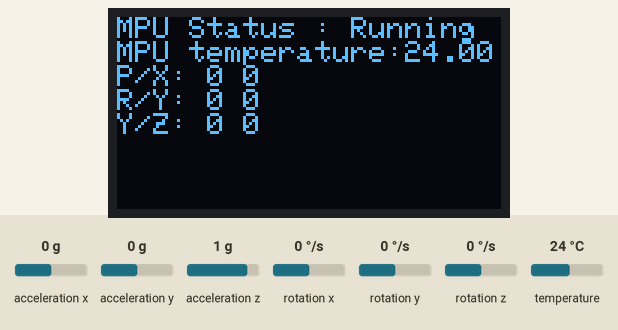
A sketch run on a simulated Arduino Uno, built with avr-gcc and run on an emulated ATmega328P. Shown: 128×64 one-colour display. The test bench sets the inputs (shaded band); at power-on: rotation z 0 °/s, acceleration x 0 g, acceleration y 0 g, acceleration z 1 g, temperature 24 °C, rotation x 0 °/s, rotation y 0 °/s.

Above: at 7.2 s.
7.3 s: rotation z set to -192 °/s
At 7.35 s:
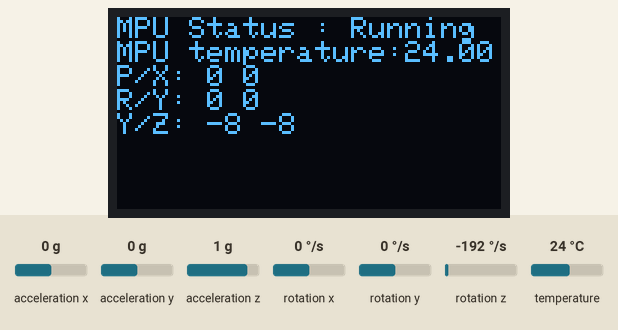
8.8 s: acceleration x set to -1.4 g
At 8.85 s:
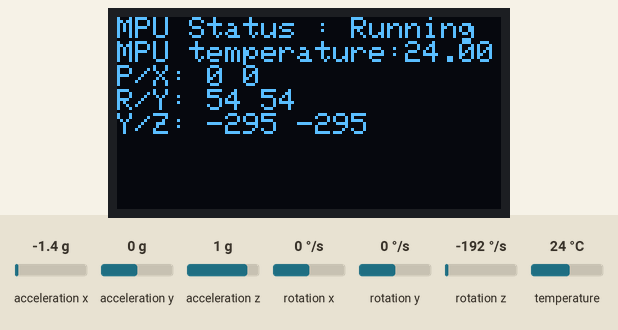
10.3 s: acceleration y set to -1.4 g
At 10.37 s:
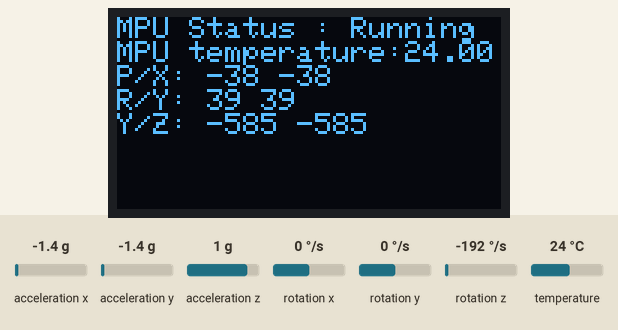
11.8 s: rotation z set to 0 °/s
At 13.0 s:
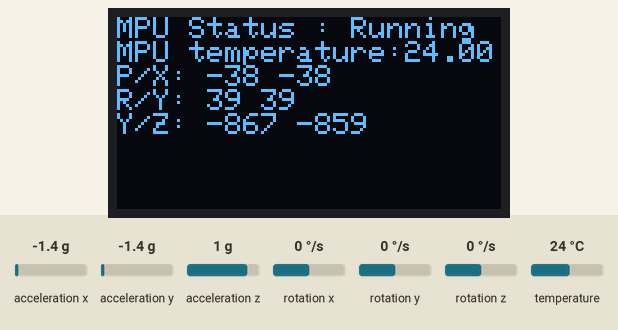
13.3 s: acceleration z set to -1.4 g
At 14.1 s:
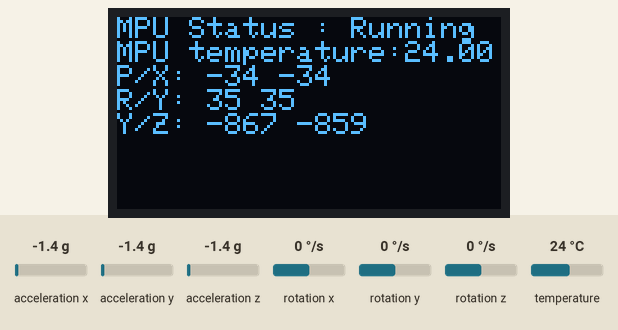
14.8 s: temperature set to 12 °C
At 15.6 s:
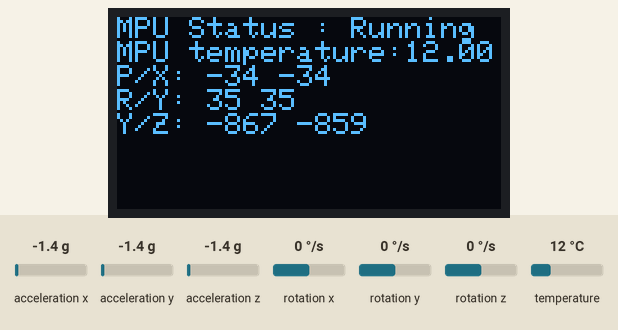

The sketch:

twin.ino
```cpp
//twin.ino
//https://create.arduino.cc/projecthub/LithiumION/mpu6050-gyroscope-with-arduino-64b931
//https://create.arduino.cc/projecthub/eEdizon/arduino-self-balancing-robot-482cd7?ref=similar&ref_id=459912&offset=5
//https://create.arduino.cc/projecthub/hammadiqbal12/controlling-of-servo-motor-with-arduino-and-mpu6050-6375b9?ref=similar&ref_id=459912&offset=1
//
//Standaard MPU address A0 to ground is 0b1101000 = 104
//alternatief address A0 to Vcc is 0b1101001 = 105

#include <Wire.h>
#include <Adafruit_GFX.h>
#include <Adafruit_SSD1306.h>

#include <MPU6050_light.h>

#define SCREEN_WIDTH 128 // OLED display width, in pixels
#define SCREEN_HEIGHT 64 // OLED display height, in pixels
// Declaration for an SSD1306 display connected to I2C (SDA, SCL pins)
Adafruit_SSD1306 display(SCREEN_WIDTH, SCREEN_HEIGHT, &Wire);


MPU6050 mpu(Wire);
MPU6050 mpu1(Wire);
unsigned long timer = 0;


void setup() {
  Serial.begin(115200);                           // Ensure serial monitor set to this value also
  if(!display.begin(SSD1306_SWITCHCAPVCC, 0x3C))  // Address 0x3C for most of these displays, if doesn't work try 0x3D
  {
    Serial.println(F("SSD1306 allocation failed"));
    for(;;);                                      // Don't proceed, loop forever
  }
  display.setTextSize(1);
  display.setTextColor(SSD1306_WHITE);            // Draw white text
  display.clearDisplay();

  Wire.begin();
  mpu.setAddress(0x68);
  mpu.begin();
  mpu1.setAddress(0x69);
  mpu1.begin();

  display.println(F("Calculating gyro offset, do not move MPU6050"));
  display.display();
  mpu.calcGyroOffsets();                          // This does the calibration
  mpu1.calcGyroOffsets();                          // This does the calibration
  display.setTextSize(1);

}

void loop() {
  mpu.update();
  mpu1.update();
  if((millis()-timer)>10)                         // print data every 10ms
  {
    int angleX = mpu.getAngleX() + 0.5;
    int angleX1 = mpu1.getAngleX() + 0.5;
    int angleY = mpu.getAngleY() + 0.5;
    int angleY1 = mpu1.getAngleY() + 0.5;
    int angleZ = mpu.getAngleZ() + 0.5;
    int angleZ1 = mpu1.getAngleZ() + 0.5;
    display.clearDisplay();                       // clear screen
    display.setCursor(0,0);
    display.println("MPU Status : Running");
    display.print("MPU temperature:");
    display.println(mpu.getTemp());
    display.print("P/X: "); display.print(angleX); display.print(" "); display.println(angleX1);
    display.print("R/Y: "); display.print(angleY); display.print(" "); display.println(angleY1);
    display.print("Y/Z: "); display.print(angleZ); display.print(" "); display.println(angleZ1);
    display.display();                            // display data
    timer = millis();
  }
}
```

Measured:
- after the input at 7.3 s, the display: changes after 0.05 s (image 1)
- after the input at 13.3 s, the display: changes after 0.07 s (image 5)
- after the input at 14.8 s, the display: changes after 0.05 s (image 6)
